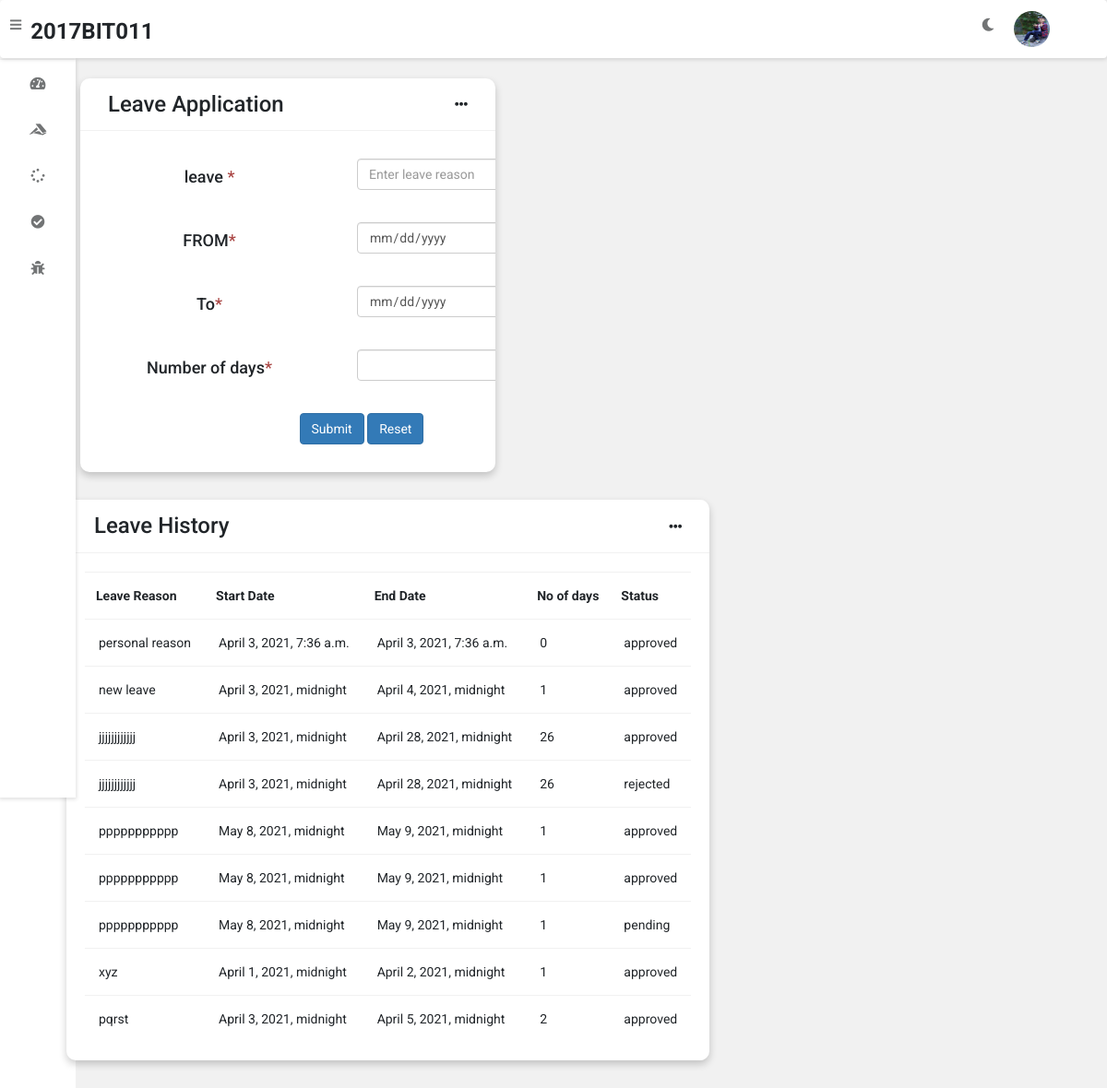
Page /leave/leavemember (signed in) on the committed database.
### accounts/models.py (models this page shows, shortened)
class CustomUser(AbstractUser):
    username = None
    email = models.EmailField(_('email address'), unique=True , primary_key=True )
    USERNAME_FIELD = 'email'
    REQUIRED_FIELDS = []
    birth_date=models.DateTimeField(default=timezone.now)
    contact = models.IntegerField(validators=[MaxValueValidator(9999999999)], unique=False,default=0000000000,null=True, blank=True)
    gender = models.CharField(max_length=20,default='Male',null=True, blank=True)
    designation = models.CharField(max_length=20 , default = 'employee',null=True, blank=True)
    position = models.CharField(max_length=20 , default = 'employee',null=True, blank=True)
    Rate_per_day = models.IntegerField(default=500,null=True, blank=True)
    alloted_leave= models.IntegerField(default=10,null=True, blank=True)
    schedule = models.CharField(max_length=50,default = "10-6",null=True,blank=True)
    profile_pic = models.ImageField(null=True,blank=True,upload_to="images")
    objects = CustomUserManager()

### leave/models.py (models this page shows, shortened)
class Leave(models.Model):
    leave_req_id = models.AutoField(primary_key=True)
    user = models.ForeignKey(CustomUser, on_delete=models.DO_NOTHING)
    leave_reason = models.CharField(max_length=30, default="personal reason",null=True, blank=True)
    start_date =models.DateTimeField(default=timezone.now,null=True, blank=True,auto_now=False)
    end_date = models.DateTimeField(default=timezone.now,null=True, blank=True)
    no_of_days = models.IntegerField(default=0)
    team_name = models.CharField(max_length=30, default="none",null=True,blank=True)
    Leave_Status = models.CharField(max_length=10, default = "pending")

### leave/views.py (the view)
# urls.py: path('leavemember', views.leavemember , name='leavemember'),
def leavemember(request):
    obj = member.objects.get(member_email=request.user.email)
    a = CustomUser.objects.get(email=request.user.email)
    obj1 = Leave.objects.filter(user=a)
    dict1= {'obj':obj,'obj1':obj1}
    return render(request,"leavemember.html", dict1)

### teams/models.py (called while the page is built)
    def __str__(self):
        return self.team_name

### leave/templates/leavemember.html (shortened to what this page needs)
{% extends 'admin-nav.html' %}
{% block content %}
	<div class="wrapper">
            <div class="row">
        <div class="col-5 col-m-12 col-sm-12">
            <div class="card">
                <div class="card-header">
                    <h3>
                       Leave Application
                    </h3>
                    <i class="fas fa-ellipsis-h"></i>
                </div>
                <div class="card-content">
                <div class="row">
			 <form action="{% url 'applyleave' %}" method="POST" id='myForm'>
                   <div class="row">
                       <div class="col-3 text-center">
                     <h4>leave <span class="text-danger">*</span> </h4>
                       </div>
                       <div class="col-2 ">
                        <div class="form-group">
                            <input type="text" class="form-control" id="leave" name='leave_reason'  placeholder="Enter leave reason" required>
                             </div>
                       </div>
                   </div>
                <div class="row">
                    <div class="col-3 text-center">
                       <h4>FROM<span class="text-danger">*</span> </h4>
                    </div>
                    <div class="col-2 ">
                     <div class="form-group">
                         <input type="date" class="form-control" id="" name='from' required>
                          </div>
                    </div>
                </div>
                <div class="row">
                    <div class="col-3 text-center">
                       <h4>To<span class="text-danger">*</span> </h4>
                    </div>
                    <div class="col-2 ">
                     <div class="form-group">
                         <input type="date" class="form-control" id="" name='to' required>
                          </div>
                    </div>
                </div>
                 <div class="row">
                    <div class="col-3 text-center">
                       <h4>Number of days<span class="text-danger">*</span> </h4>
                    </div>
                    <div class="col-2 ">
                     <div class="form-group">
                         <input type="integer" class="form-control" id="" name='no_of_days' required>
                          </div>
                    </div>
                </div>
                <div class="container bg-light">
                    <div class="col-md-6 text-center">
                        <button type="submit" class="btn btn-primary">Submit</button>
                        <button type="button" onclick="myFunction()" class="btn btn-primary">Reset</button>
                    </div>
                </div>
            </form>
		</div>
                </div>
            </div>
        </div>
			<div class="row">
			<div class="col-12 col-m-12 col-sm-12">
				<div class="card">
					<div class="card-header">
						<h3>
							Leave History
						</h3>
						<i class="fas fa-ellipsis-h"></i>
					</div>
					<div class="card-content">
						<table>
							<thead>
								<tr>
									<th>Leave Reason</th>
									<th>Start Date</th>
                                    <th>End Date</th>
                                    <th>No of days</th>
                                    <th>Status</th>
                                   </tr>
							</thead>
							<tbody>
								 {% for i in obj1 %}
                                <tr>
                                    <td>{{ i.leave_reason}}</td>
									<td>{{ i.start_date}}</td>
                                    <td>{{ i.end_date}}</td>
                                    <td>{{ i.no_of_days}}</td>
                                    <td>{{ i.Leave_Status}}</td>
								</tr>
                                {% endfor %}
							</tbody>
						</table>
					</div>
				</div>
	{% endblock %}

### accounts/templates/admin-nav.html (shortened to what this page needs)
<!DOCTYPE html>
{% load static %}
<html>
<head>
    <link rel="stylesheet" href="{% static 'css/login.css'%}">
	<link rel="stylesheet" type="text/css" href="https://cdnjs.cloudflare.com/ajax/libs/Chart.js/2.9.3/Chart.min.css">
	<link rel="stylesheet" type="text/css" href="{%static 'fontawesome-free/css/all.min.css'%}">
    <link rel="stylesheet" href="https://maxcdn.bootstrapcdn.com/bootstrap/3.4.1/css/bootstrap.min.css">
	<link rel="stylesheet" type="text/css" href="{% static 'css/style.css' %}">
</head>
<body class="overlay-scrollbar">
	<div class="navbar">
		<ul class="navbar-nav">
			<li class="nav-item">
				<a class="nav-link">
					<i class="fas fa-bars" onclick="collapseSidebar()"></i>
				</a>
			</li>
			<li class="nav-item">
			<h3><b>2017BIT011</b></h3>
			</li>
		</ul>
		<ul class="navbar-nav nav-right">
			<li class="nav-item mode">
				<a class="nav-link" href="#" onclick="switchTheme()">
					<i class="fas fa-moon dark-icon"></i>
				</a>
			</li>
			<li class="nav-item avt-wrapper">
				<div class="avt dropdown">
					<img src="{{request.user.profile_pic.url}}" alt="User image" class="dropdown-toggle" data-toggle="user-menu">
				</div>
			</li>
		</ul>
	</div>
{% if request.user.position == 'admin'%}
	<div class="sidebar">
		<ul class="sidebar-nav">
			<li class="sidebar-nav-item">
				<a href="{% url 'index' %}" class="sidebar-nav-link">
					<div>
						<i class="fas fa-tachometer-alt"></i>
					</div>
					<span>
						Dashboard
					</span>
				</a>
			</li>
			<li class="sidebar-nav-item">
				<a href="{% url 'employee-trans' %}" class="sidebar-nav-link ">
					<div>
						<i class="fab fa-accusoft"></i>
					</div>
					<span>New emploee</span>
				</a>
			</li>
			<li  class="sidebar-nav-item">
				<a href="{% url 'employees' %}" class="sidebar-nav-link">
					<div>
						<i class="fas fa-tasks"></i>
					</div>
					<span>Employess</span>
				</a>
			</li>
			<li  class="sidebar-nav-item">
				<a href="{% url 'project' %}" class="sidebar-nav-link">
					<div>
						<i class="fas fa-spinner"></i>
					</div>
					<span>Project</span>
				</a>
			</li>
			<li  class="sidebar-nav-item">
				<a href="{% url 'teams' %}" class="sidebar-nav-link">
					<div>
						<i class="fas fa-check-circle"></i>
					</div>
					<span>Teams</span>
				</a>
			</li>
			<li  class="sidebar-nav-item">
				<a href="{% url 'leaveadmin' %}" class="sidebar-nav-link">
					<div>
						<i class="fas fa-bug"></i>
					</div>
					<span>Leave applications</span>
				</a>
			</li>
			<li  class="sidebar-nav-item">
				<a href="{% url 'designation' %}" class="sidebar-nav-link">
					<div>
						<i class="fas fa-chart-line"></i>
					</div>
					<span>Designations</span>
				</a>
			</li>
			<li  class="sidebar-nav-item">
				<a href="{% url 'schedule' %}" class="sidebar-nav-link">
					<div>
						<i class="fas fa-book-open"></i>
					</div>
					<span>Schedules</span>
				</a>
			</li>
		</ul>
	</div>
	{% comment %} Team leader  {% endcomment %}
	{% elif request.user.position == 'Team member' or request.user.position == "employee"%}
	<div class="sidebar">
		<ul class="sidebar-nav">
			<li class="sidebar-nav-item">
				<a href="{% url 'index' %}" class="sidebar-nav-link">
					<div>
						<i class="fas fa-tachometer-alt"></i>
					</div>
				</a>
			</li>
			<li class="sidebar-nav-item">
				<a href="{% url 'taskassigned'%}" class="sidebar-nav-link ">
					<div>
						<i class="fab fa-accusoft"></i>
					</div>
				</a>
			</li>
			<li  class="sidebar-nav-item">
				<a href="#" class="sidebar-nav-link">
					<div>
						<i class="fas fa-spinner"></i>
					</div>
				</a>
			</li>
			<li  class="sidebar-nav-item">
				<a href="{% url 'teammember' %}" class="sidebar-nav-link">
					<div>
						<i class="fas fa-check-circle"></i>
					</div>
				</a>
			</li>
			<li  class="sidebar-nav-item">
				<a href="{% url 'leavemember' %}" class="sidebar-nav-link">
					<div>
						<i class="fas fa-bug"></i>
					</div>
				</a>
			</li>
		</ul>
	</div>
	{% endif %}
  {% block content %}
 {% endblock %}
</body>
</html>

### static/css/login.css (style rules this page uses)
* { margin: 0; padding: 0; box-sizing: border-box; user-select: none; }

### static/css/style.css (style rules this page uses)
:root { --primary-color: #4834d4; --success-color: #6ab04c; --warning-color: #f0932b; --danger-color: #eb4d4b; --light-color: #212529; --light-second-color: #727475; --light-background: #ffffff; --light-second-background: #f1f1f1; --dark-color: #909090; --dark-second-color: #f5f6fa; --dark-background: #23242D; --dark-second-background: #181818; }
.light { --main-bg-color: var(--light-background); --second-bg-color: var(--light-second-background); --main-color: var(--light-color); --second-color: var(--light-second-color); }
* { box-sizing: border-box; }
body { font-family: 'Roboto', sans-serif; background: var(--main-bg-color); color: var(--main-color); margin: 0; }
.navbar { display: flex; flex-direction: row; background: var(--main-bg-color); color: var(--main-color); position: fixed; top: 0; right: 0; left: 0; z-index: 101; box-shadow: rgba(0,0,0,0.12) 0px 1px 4px 1px; }
.navbar-nav { list-style: none; display: flex; flex-direction: row; padding-left: 0; margin-bottom: 0; margin-top: 0; }
.nav-link { float: left; text-align: center; padding: 21px 10px; text-decoration: none; font-size: 17px; color: var(--second-color); position: relative; }
.navbar-nav i { font-size: 1.4rem; }
.nav-right { margin-left: auto; }
.avt img { margin-right:50px; width: 39px; height: 39px; border-radius: 50%; }
.avt { padding: 11px }
.dropdown { position: relative; }
.wrapper { padding: 10px; margin-left: 82px; padding-top: 75px; background: var(--second-bg-color); transition: margin-left .5s; }
.sidebar { width: 82px; height: 100vh; position: fixed; margin-top: 65px; background: var(--main-bg-color); box-shadow: rgba(0,0,0,0.12) 0px 1px 4px 1px; overflow: hidden; z-index: 100; transition: width .5s; }
.sidebar-nav { list-style: none; padding: 0; margin: 0; display: flex; flex-direction: column; align-items: center; height: 100vh; }
.sidebar-nav-item { width: 100%; }
.sidebar-nav-link { display: flex; align-items: center; color: var(--main-color); text-decoration: none; }
.sidebar-nav-link i { font-size: 1.5rem; color: var(--second-color); position: absolute; left: 50%; top: 50%; transform: translate(-50%, -50%); }
.sidebar-nav-link div { min-width: 82px; height: 50px; position: relative; }
.row { display: flex; flex-wrap: wrap; flex-direction: row; }
.row:after, .row:before { box-sizing: border-box; }
[class*="col-"] { padding: 10px; }
@media only screen and (min-width: 600px) { .col-sm-12 { width: 100%; } }
@media only screen and (min-width: 768px) { .col-m-12 { width: 100%; } }
@media only screen and (min-width: 992px) { .col-2 { width: 16.66%; } }
@media only screen and (min-width: 992px) { .col-3 { width: 25%; } }
@media only screen and (min-width: 992px) { .col-5 { width: 41.66%; } }
@media only screen and (min-width: 992px) { .col-12 { width: 100%; } }
.card { background: var(--main-bg-color); color: var(--main-color); border-radius: 10px; margin-bottom: 10px; box-shadow: 0 4px 8px 0 rgba(0,0,0,0.2); }
.card-header { padding: 15px 30px; border-bottom: 1px solid var(--second-bg-color); position: relative; }
.card-header i { color: var(--main-color); position: absolute; right: 30px; top: 50%; transform: translateY(-50%); }
.card-header h3 { margin: 0; }
.card-content { padding: 20px; overflow-x: auto; }
table { border-collapse: collapse; width: 100%; }
table td { border-top: 1px solid var(--second-bg-color); padding: 15px; }
table th { border-top: 1px solid var(--second-bg-color); border-bottom: 1px solid var(--second-bg-color); padding: 15px 12px; text-align: left; }

### rows in the picture
CustomUser: user.profile_pic (picture)
Leave: leave_reason "personal reason", start_date "April 3, 2021, 7:36 a.m.", end_date "April 3, 2021, 7:36 a.m.", no_of_days "0", Leave_Status "approved"
Leave: leave_reason "new leave", start_date "April 3, 2021, midnight", end_date "April 4, 2021, midnight", no_of_days "1", Leave_Status "approved"
Leave: leave_reason "jjjjjjjjjjjj", start_date "April 3, 2021, midnight", end_date "April 28, 2021, midnight", no_of_days "26", Leave_Status "approved"
Leave: leave_reason "jjjjjjjjjjjj", start_date "April 3, 2021, midnight", end_date "April 28, 2021, midnight", no_of_days "26", Leave_Status "rejected"
Leave: leave_reason "ppppppppppp", start_date "May 8, 2021, midnight", end_date "May 9, 2021, midnight", no_of_days "1", Leave_Status "approved"
Leave: leave_reason "ppppppppppp", start_date "May 8, 2021, midnight", end_date "May 9, 2021, midnight", no_of_days "1", Leave_Status "approved"
Leave: leave_reason "ppppppppppp", start_date "May 8, 2021, midnight", end_date "May 9, 2021, midnight", no_of_days "1", Leave_Status "pending"
Leave: leave_reason "xyz", start_date "April 1, 2021, midnight", end_date "April 2, 2021, midnight", no_of_days "1", Leave_Status "approved"
Leave: leave_reason "pqrst", start_date "April 3, 2021, midnight", end_date "April 5, 2021, midnight", no_of_days "2", Leave_Status "approved"
